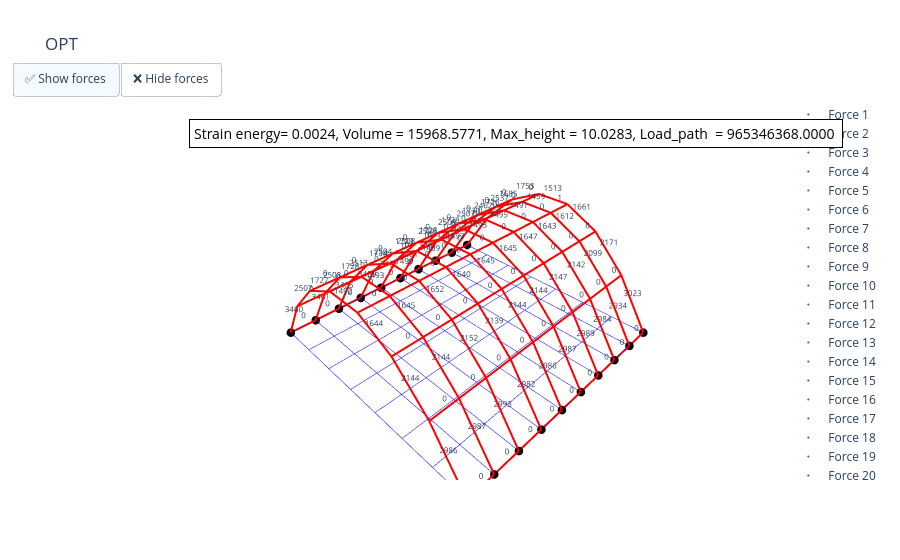

The cell this chart's notebook holds for it:
### Code cell
##### Visual
#############################################################################################################
## Visualization 1
x_orig = grid_points[:, 0].cpu().detach().numpy()
y_orig = grid_points[:, 1].cpu().detach().numpy()
z_orig = grid_points[:, 2].cpu().detach().numpy()

x_fdm = new_node_coords[:, 0].cpu().detach().numpy()
y_fdm = new_node_coords[:, 1].cpu().detach().numpy()
z_fdm = new_node_coords[:, 2].cpu().detach().numpy()

Max_height = max(z_fdm)
fig = go.Figure()
load_path_q = torch.dot((abs(q_vec * 1 / r) * Beam_lens) , Beam_lens)

for connection in connectivity:
    i, j = connection
    fig.add_trace(go.Scatter3d(
        x=[x_orig[i-1], x_orig[j-1]],
        y=[y_orig[i-1], y_orig[j-1]],
        z=[z_orig[i-1], z_orig[j-1]],
        mode='lines',
        line=dict(color='blue', width=1),
        name='Grid',
        showlegend=False
    ))

for connection in connectivity:
    i, j = connection
    fig.add_trace(go.Scatter3d(
        x=[x_fdm[i-1], x_fdm[j-1]],
        y=[y_fdm[i-1], y_fdm[j-1]],
        z=[z_fdm[i-1], z_fdm[j-1]],
        mode='lines',
        line=dict(color='red', width=4),
        name='FDM solution',
        showlegend=False
    ))


for node in Fixed_nodes:
    fig.add_trace(go.Scatter3d(
        x=[x_fdm[node-1]],
        y=[y_fdm[node-1]],
        z=[z_fdm[node-1]],
        mode='markers+text',
        marker=dict(size=5, color='black'),
        name=f'Fixed Node {node}',
        showlegend=False
    ))
    

force_traces = []
force_np = force.cpu().detach().numpy() 
for idx, connection in enumerate(connectivity):
    i, j = connection
    mid_x = (x_fdm[i-1] + x_fdm[j-1]) / 2
    mid_y = (y_fdm[i-1] + y_fdm[j-1]) / 2
    mid_z = (z_fdm[i-1] + z_fdm[j-1]) / 2
    trace = go.Scatter3d(
        x=[mid_x],
        y=[mid_y],
        z=[mid_z],
        mode='markers+text',
        marker=dict(size=1, color='green'),
        text=[f"{force_np[idx]:.0f}"],
        textposition='top center',
        textfont=dict(size=8),
        name=f'Force {idx+1}',
        visible=True
    )
    force_traces.append(trace)
    fig.add_trace(trace)

fig.update_layout(
    updatemenus=[
        dict(
            type="buttons",
            direction="right",
            x=0.1,
            y=1.1,
            buttons=[
                dict(
                    label="✅ Show forces",
                    method="update",
                    args=[{"visible": [True] * len(fig.data)}],
                ),
                dict(
                    label="❌ Hide forces",
                    method="update",
                    args=[{"visible": [True] * (len(fig.data) - len(force_traces)) + [False] * len(force_traces)}],
                )
            ]
        )
    ],
    scene=dict(
        xaxis=dict(
            showbackground=False,
            showgrid=False,
            showline=False,
            showticklabels=False,
            title=''
        ),
        yaxis=dict(
            showbackground=False,
            showgrid=False,
            showline=False,
            showticklabels=False,
            title=''
        ),
        zaxis=dict(
            showbackground=False,
            showgrid=False,
            showline=False,
            showticklabels=False,
            title=''
        ),
        aspectmode='data'
    ),
    title='OPT',
    annotations=[
        dict(
            x=0.05,  # X position (0-1, left to right)
            y=0.95,  # Y position (0-1, bottom to top)
            xref="paper",
            yref="paper",
            text=f"Strain energy= {Total_ES:.4f}, Volume = {Volume:.4f}, Max_height = {Max_height:.4f}, Load_path  = {load_path_q :.4f} ",
            showarrow=False,
            font=dict(
                size=14,
                color="black"
            ),
            bgcolor="white",
            bordercolor="black",
            borderwidth=1,
            borderpad=4
        )
    ]
)
fig.show()

fig.write_html("E_strain Opt(Z).html")

print(f"Strain energy= {Total_ES:.4f}, Volume = {Volume:.4f}, Max_height = {Max_height:.4f}, Load_path  = {load_path :.4f} ")
